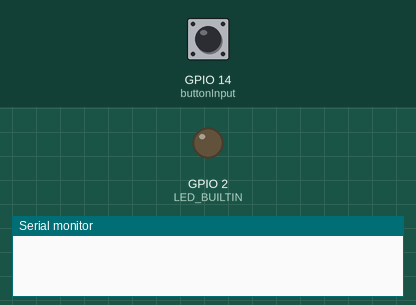
Recording of a sketch running on a simulated ESP8266 (Wemos D1 mini). On the bench: output pins drawn as LEDs (lit = HIGH, except the on-board LED, lit = LOW), the last lines printed to the serial monitor. Inputs (shaded band) come from the test bench; at power-on: GPIO 14 (buttonInput) HIGH. WiFi joins after 1.5 s; servers stay silent unless stated; uploads are accepted with an empty reply; not simulated (calls return 0 or success): d1-mini-test-credentials.ino.

Above: at 0.1 s.
At 2.7 s:
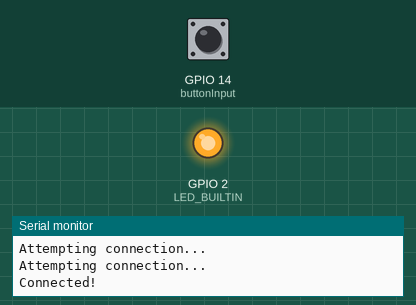
2.8 s: GPIO 14 (buttonInput) pulled LOW for 0.15 s
Timing chart, 0 to 5.8 s (numbered marks = the images above; inputs shaded):
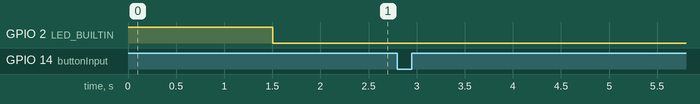

The sketch:

d1-mini-test.ino
```cpp
#include <ESP8266WiFi.h>
#include "d1-mini-test-credentials.ino"

// Sends a request to Hue bridge on the push of a button.
// Credentails should be put in the file 'd1-mini-test-credentials.ino' like this:
//    const char* ssid = "secret";
//    const char* password = "secret";
//    const char* host = "secret";
//    const char* url = "secret";

const char* bodyOn  = "{\"bri\":254,\"on\":true}";
const char* bodyOff = "{\"on\":false}";
const char* cLengthOn = "21";
const char* cLengthOff = "12";

const int buttonInput = 14;

bool stateOn = true;
volatile bool processing = false;

ICACHE_RAM_ATTR void buttonClicked() {
  if (processing) return;
  processing = true;
  Serial.println("Button clicked");
}

void setup() {
  pinMode(buttonInput, INPUT);
  attachInterrupt(digitalPinToInterrupt(buttonInput), buttonClicked, FALLING);
  Serial.begin(115200);
  pinMode(LED_BUILTIN, OUTPUT);
  digitalWrite(LED_BUILTIN, HIGH);  // Turn the LED off by making the voltage HIGH
  WiFi.begin(ssid, password);
  while (WiFi.status() != WL_CONNECTED) {
    delay(500);
    Serial.println("Attempting connection...");
  }
  Serial.println("Connected!");
  digitalWrite(LED_BUILTIN, LOW);   // Turn the LED on by making the voltage LOW
}

void loop() {
  while (WiFi.status() != WL_CONNECTED) {
    delay(500);
    Serial.println("Attempting reconnection...");
  }
  delay(100);
  if (!processing) return;

  WiFiClient client;
  String request = String("PUT ") + url + " HTTP/1.1\r\n" +
                 "Host: " + host + "\r\n" +
                 "Connection: close\r\n" +
                 "Content-Type: application/json\r\n" +
                 "Content-Length: " + (stateOn ? cLengthOn : cLengthOff) + "\r\n" +
                 "\r\n" + (stateOn ? bodyOn : bodyOff);
  if (client.connect(host, 80)) {
    client.print(request);
    while (client.connected() || client.available()) {
      if (client.available()) {
        String line = client.readStringUntil('\n');
        Serial.println(line);
      }
    }
    client.stop();
  } else {
    Serial.println("Communication failure :(");
    client.stop();
  }
  stateOn = !stateOn;
  processing = false;
}
```
